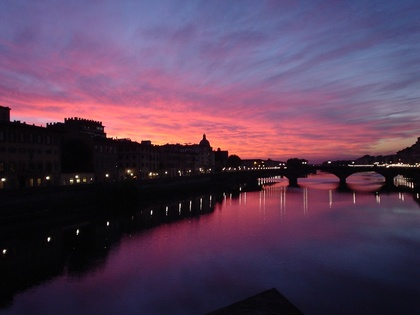
%> input picture data/firenzeRgb.jpg, 420 x 315 px, shrunk from 816 x 612 before the run
$ octave practice04_6.m   (GNU Octave 9; MATLAB toolbox functions it lacks are replaced by stand-ins)
%> lines starting %> are read from the running program, lines starting %| are printed output that depends on the picture
### 2019before/common/rgb2graycq.m
function pictureGray = rgb2graycq(pictureRgb)
% RGB2GRAYCQ
%
% $Id: rgb2graycq.m,v 1.1 2006/04/19 17:34:37 sho Exp $
%
% Copyright (C) 2005-2015 Shogo MURAMATSU, All rights reserved
%
%

if exist('rgb2gray','file') == 2
    pictureGray = rgb2gray(pictureRgb);
else
    pictureGray = ...
        0.2989 * pictureRgb(:,:,1) + ... % R
        0.5870 * pictureRgb(:,:,2) + ... % G
        0.1140 * pictureRgb(:,:,3);      % B

    if isa(pictureRgb,'uint8')
        pictureGray = uint8(pictureGray);
    elseif isa(pictureRgb,'uint16')
        pictureGray = uint16(pictureGray);
    elseif isa(pictureRgb,'double')
        pictureGray = double(pictureGray);
    end
end

% end of rgb2graycq

### 2019before/common/imshowcq.m
function imshowcq(picture)
% IMSHOWCQ
%
% $Id: imshowcq.m,v 1.1 2006/04/19 17:34:37 sho Exp $
%
% Copyright (C) 2005-2015 Shogo MURAMATSU, All rights reserved
%

if exist('imshow','file') == 2
    imshow(picture)
else
    if size(picture,3) == 1
        pictureRgb(:,:,1) = picture;
        pictureRgb(:,:,2) = picture;
        pictureRgb(:,:,3) = picture;
    elseif size(picture,3) == 3
        pictureRgb = picture;
    else
        error('Dimension must be either of nxmx1 or nxmx3.');
    end

    hold off
    image(pictureRgb)
    axis image
    axis off
end

% end of imshowcq

### 2019before/Sec04/practice04_6.m
% practice04_6.m
%
% $Id: practice04_6.m,v 1.4 2007/05/07 11:09:47 sho Exp $
%
% Copyright (C) 2005-2015 Shogo MURAMATSU, All rights reserved
%

%% 画像ファイルの読込
pictureRgb = imread('./data/firenzeRgb.jpg');
%> pictureRgb is the input picture: size 315x420x3 uint8; mean R, G, B 88.1, 62.4, 87.8

%% モノクロ画像への変換
pictureGray = rgb2graycq(pictureRgb);
%> in rgb2graycq, `pictureGray = rgb2gray(pictureRgb);`:
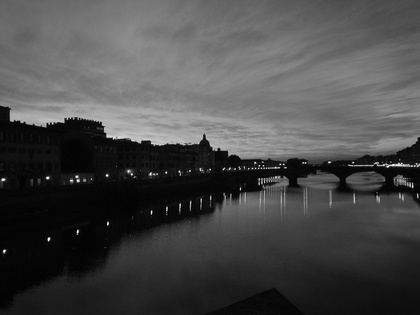
%> pictureGray: size 315x420 uint8; min 0, max 254, mean 73

%% 階調数の設定
nGrayLevels = 256; % 符号無し8bit整数

%% 処理前の画像の表示
subplot(2,2,1);
imshowcq(pictureGray);
title('Before histgram equalization');

%% 処理前のヒストグラムの解析
hx = histc(pictureGray(:),0:nGrayLevels-1);
%> hx = 256 values, max 3573 at index 6, min 0 at index 221, mean 516.8

%% 処理前のヒストグラムの表示
subplot(2,2,2);
stem(0:nGrayLevels-1,hx,'Marker','none');
axis([0 nGrayLevels 0 10000]);
title('Before histgram equalization');

%% 正規化ヒストグラムの計算
nPixels = numel(pictureGray);
%> nPixels = 132300
px = hx/nPixels;
%> px = 256 values, max 0.027 at index 6, min 0 at index 221, mean 0.00391

%% 変換表の作成
lut = double([]);
lut(1) = px(1);
for iGrayLevel = 1:nGrayLevels-1
    lut(iGrayLevel+1) = lut(iGrayLevel)+px(iGrayLevel+1);
end
%> after the loop, lut = 256 values from 8.31e-05 to 1
lutUint8 = uint8((nGrayLevels-1)*lut);
%> lutUint8 = 256 values from 0 to 255

%% ヒストグラム均等化
[nRows, nCols] = size(pictureGray);
%> nRows = 315; nCols = 420
pictureHistEqd = uint8([]);
for iCol = 1:nCols
    for iRow = 1:nRows
        pictureHistEqd(iRow,iCol) = ...
            uint8(lutUint8(pictureGray(iRow,iCol)+1));
    end
end
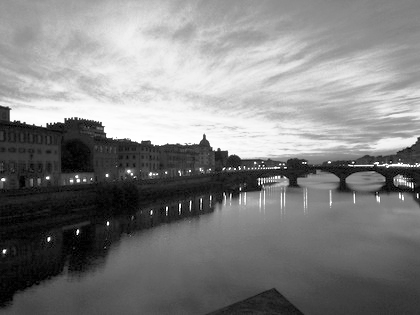
%> pictureHistEqd: size 315x420 uint8; min 0, max 255, mean 128.7

%% 処理後のヒストグラムの解析
hy = histc(pictureHistEqd(:),0:nGrayLevels-1);
%> hy = 256 values, max 3573 at index 16, min 0 at index 2, mean 516.8

%% 処理後の画像の表示
subplot(2,2,3);
imshowcq(pictureHistEqd);
title('After histgram equalization');

%% 処理後のヒストグラムの表示
subplot(2,2,4);
stem(0:nGrayLevels-1,hy,'Marker','none');
axis([0 nGrayLevels 0 10000]);
title('After histgram equalization');
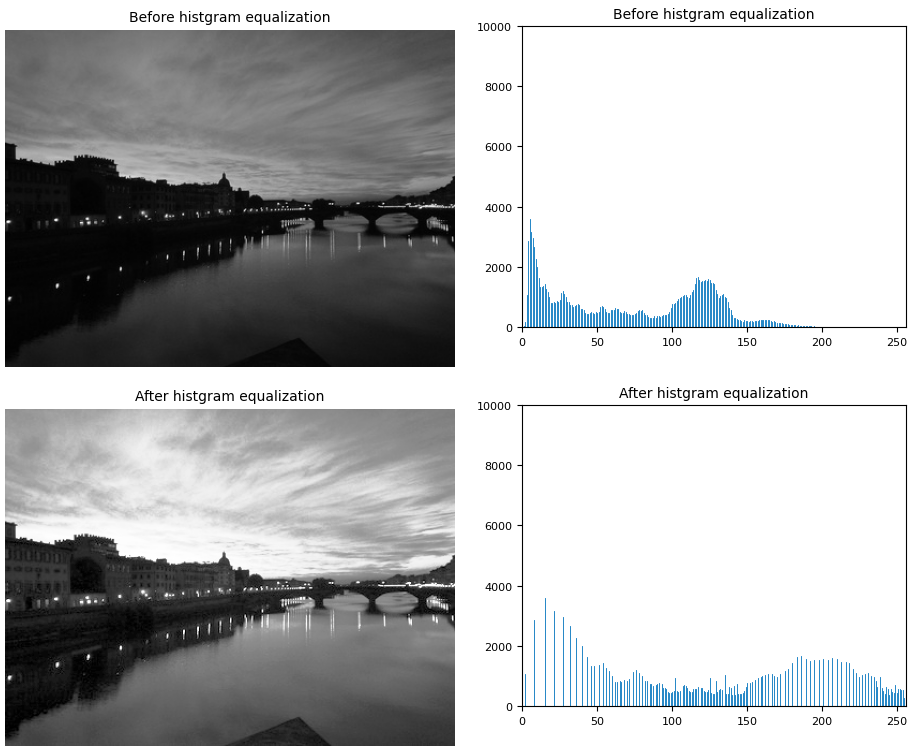
%> figure redrawn from the program's plot data, 4 panels

% end

$ run again, with data/calcio000.jpg copied over data/firenzeRgb.jpg
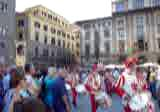
%> input picture data/calcio000.jpg, 160 x 112 px
%> pictureRgb is the input picture: size 112x160x3 uint8; mean R, G, B 133.1, 126.6, 134.8
%> hx = 256 values, max 997 at index 256, min 0 at index 1, mean 70
%> px = 256 values, max 0.0556 at index 256, min 0 at index 1, mean 0.00391
%> after the loop `for iGrayLevel = 1:nGrayLevels-1`: lut = 256 values from 0 to 1
%> lutUint8 = 256 values from 0 to 255
%> after the loop `for iCol = 1:nCols`:
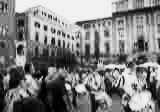
%> pictureHistEqd: size 112x160 uint8; min 0, max 241, mean 127.8
%> hy = 256 values, max 1182 at index 242, min 0 at index 25, mean 70
%> `title('After histgram equalization');`:
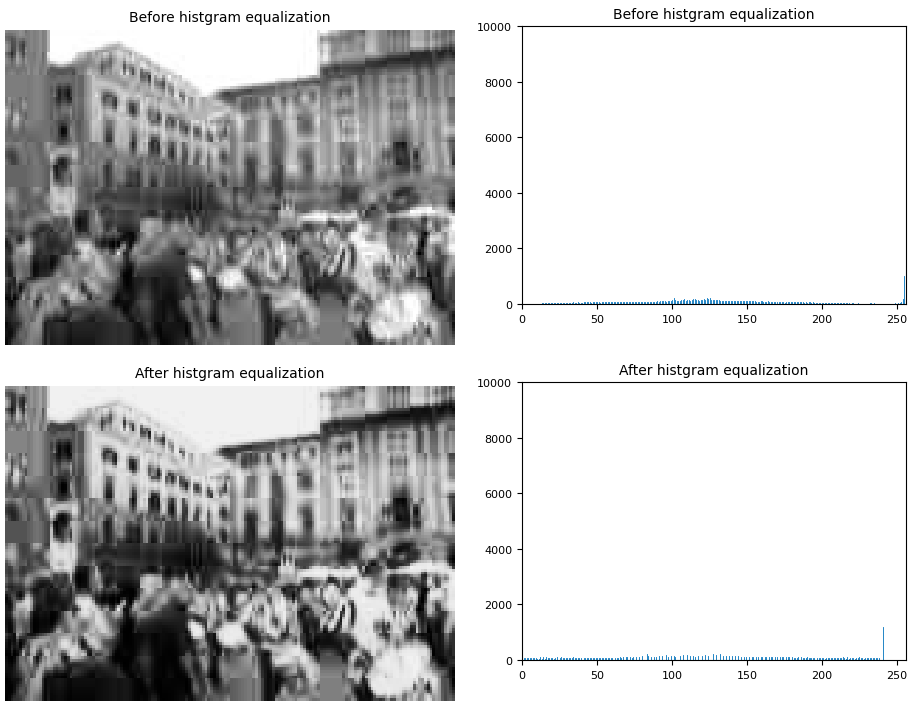
%> figure redrawn from the program's plot data, 4 panels
